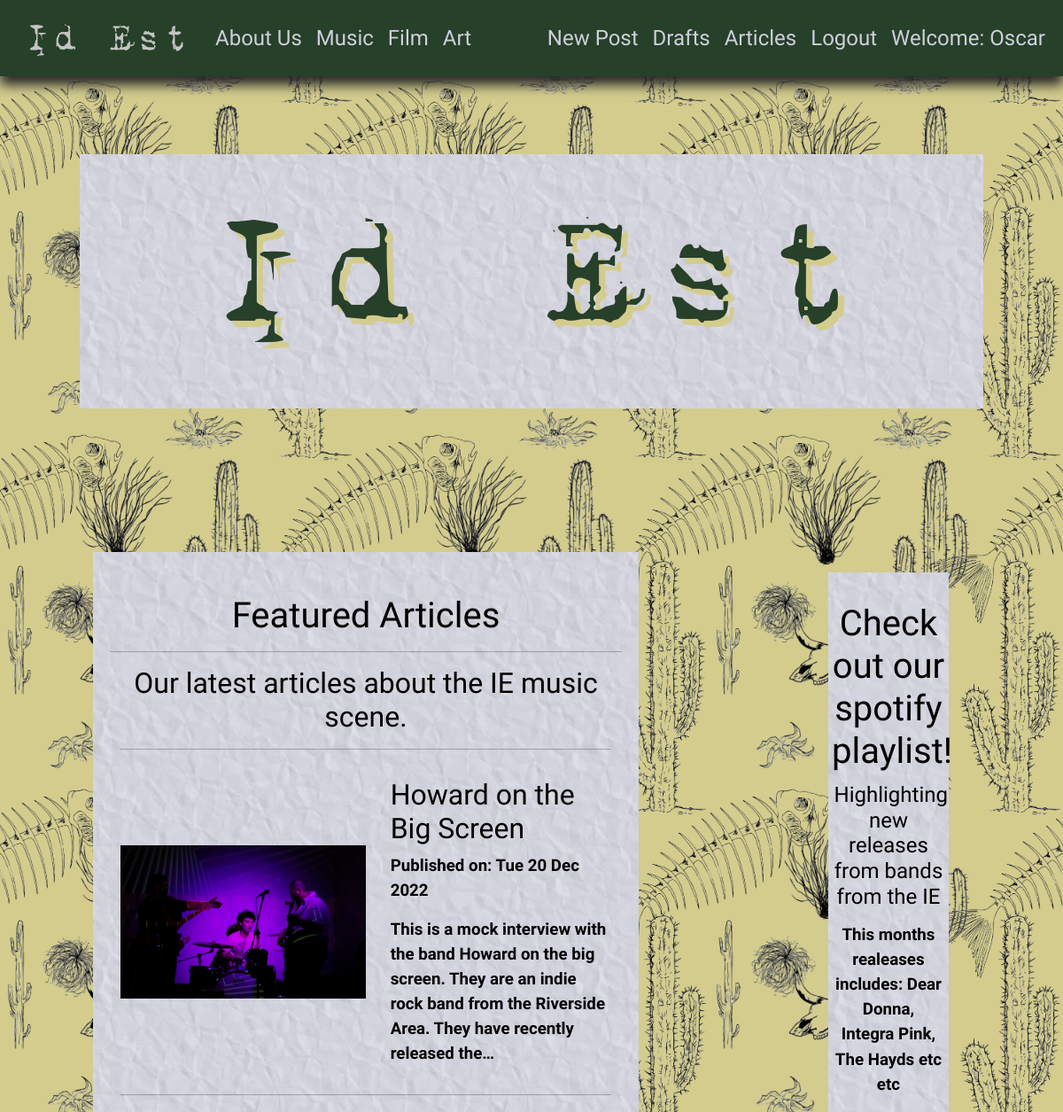
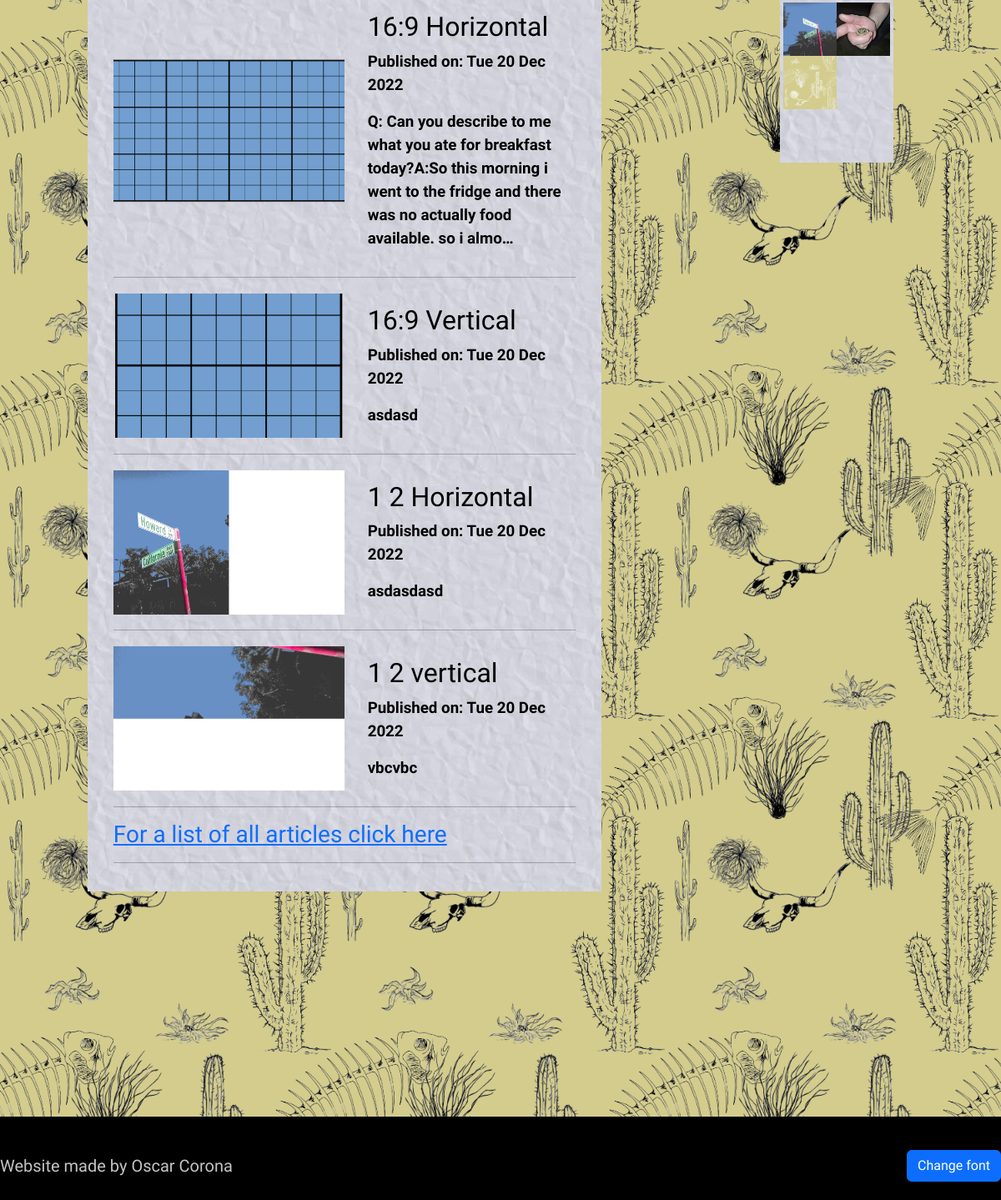
/musicindex (signed in), run on the app's committed database (2 pictures, top to bottom).
### articles/models.py (models this page shows, shortened)
class ArticlePost(models.Model):
    author = models.ForeignKey('auth.User',on_delete=models.CASCADE)
    title = models.CharField(max_length=200)
    text = models.TextField()
    create_date = models.DateTimeField(default=now)
    publish_date = models.DateField(blank=True,null=True)
    featured_image = models.ImageField(upload_to='featured_images/%Y/%m/',blank=True)

### articles/views.py (the view)
# urls.py: path("musicindex",views.MusicIndexView.as_view(),name='musicindex'),
class MusicIndexView(ListView):
    model = ArticlePost
    template_name = 'articles/music_index.html'
    context_object_name='posts'
    def get_queryset(self):
        return ArticlePost.objects.filter(publish_date__lte=now()).order_by('-publish_date')[0:5]

### articles/templates/articles/music_index.html (shortened to what this page needs)
<!DOCTYPE html>
{% extends 'articles/base.html' %}
{%load static%}
{% block body_block %}
<div class="borderimg">
    <div class="base">
        <h1><img src="{% static 'images/Logos/Logo_display_green_yellow.png' %}" style="max-width: 100%;" alt="No image"></h1>
</div></div></div>
    <div class="clear"></div>
    <div class="indexcolumn">
    <div class="container mu1">
    <div class="borderimg">
        <div class="base">
            <div class="clear"></div>
            <h1>Featured Articles</h1>
            <hr>
            <div class="container">
            <h2 style="text-align: center;">Our latest articles about the IE music scene.</h2>
            {% for post in posts %}
            <hr>
            <a href="{% url 'articles:post_detail' pk=post.pk %}" class="coollink"><div class="posts">
            <img src="{{ post.featured_image.url}}" class="round postimg" alt="no image here" >
            <div class="post" >
                <h2>{{ post.title }}</h2>
                <div class="date">
                    <p>Published on: {{post.publish_date|date:"D d M Y"}}</p>
                    <p>{{ post.text|safe|striptags|truncatechars:150 }}</p>
                </div>
            </div>
            </div></a>
        {% empty %}
            <p>No Articles to Share</p>
        {% endfor %}
            <hr>
                <h3><a href="{% url 'articles:articlelist'%}">For a list of all articles click here</a></h3>
            <hr>
            </div>
        </div>
        </div>
        </div>
    <div class="container mu2">
    <div class="borderimg">
    <div style="align-self:center;" class="base">
        <div class="clear"></div>
        <h1>Check out our spotify playlist!</h1>
        <h4 style="padding: 2%; text-align: center;">Highlighting new releases from bands from the IE</h4>
        <p style="padding: 3%;text-align: center;">This months realeases includes: Dear Donna, Integra Pink, The Hayds etc etc</p>
        <div class="imagecolumn">
            <img src="{% static 'images/playlist/California_Ave.png' %}" class="playlistimg" alt="">
            <img src="{% static 'images/playlist/froggy.jpeg' %}" class="playlistimg" alt="">
        </div>
        <div class="imagecolumn">
            <img src="{% static 'images/playlist/title_white.png' %}" class="playlistimg" alt="">
            <img src="{% static 'images/playlist/VibesAreWhoopty.jpg' %}" class="playlistimg" alt="">
        </div>
        <div class="clear"></div>
        <div class="clear"></div>
    </div></div></div>
    </div>
<div>
    <div class="clear"></div>
    <div class="clear"></div>
</div>
</body>
{% endblock %}

### articles/templates/articles/base.html (shortened to what this page needs)
<!DOCTYPE html>
{% load static %}
<html lang="en">
<head>
    <link href="https://cdn.jsdelivr.net/npm/bootstrap@5.2.3/dist/css/bootstrap.min.css" rel="stylesheet">
    <link rel="stylesheet" href="https://cdn.jsdelivr.net/npm/bootstrap-icons@1.10.2/font/bootstrap-icons.css">
    <link rel="stylesheet" href="//cdn.jsdelivr.net/npm/medium-editor@latest/dist/css/medium-editor.min.css" type="text/css" media="screen" charset="utf-8">
    <link rel="stylesheet" href='{% static "css/mystyle.css" %}'>
    <link rel="stylesheet" href="{% static 'css/article.css' %}">
</head>
<body>
    <nav class="navbar navbar-expand-lg navbar-light navbar-custom">
        <div class="container-fluid">
            <a class="navbar-brand" href="{%url 'articles:index'%} "><img src="{% static 'images/Logos/Logo_full.png' %}"
            >
            </a>
            <div class="collapse navbar-collapse" id="navbarNav">
                <ul class="navbar-nav">
                    <li class="nav-item">
                        <a class="nav-link" href="{% url 'articles:about' %}">About Us</a>
                    </li>
                    <li class="nav-item">
                        <a class="nav-link" href="{% url 'articles:musicindex' %}">Music</a>
                    </li>
                    <li class="nav-item">
                        <a class="nav-link" href="{% url 'articles:comingsoon' %}">Film</a>
                    </li>
                    <li class="nav-item">
                        <a class="nav-link" href="{% url 'articles:comingsoon' %}">Art</a>
                    </li>
                </ul>
                <ul class="navbar-nav ms-auto">
                    {% if user.is_authenticated %}
                    <li class="nav-item">
                        <a class="nav-link" href="{% url 'articles:post_new'%}">New Post</a>
                    </li>
                    <li class="nav-item">
                        <a class="nav-link" href="{% url 'articles:draft_list'%}">Drafts</a>
                    </li>
                    <li class="nav-item">
                        <a class="nav-link" href="{% url 'articles:articlelist'%}">Articles</a>
                    </li>
                    <li class="nav-item">
                        <a class="nav-link" href="{% url 'logout'%}" class="logout">Logout</a>
                    </li>
                    <li class="nav-item nav-link">
                        <a>Welcome: {{user.username}}</a>
                    </li>
                    {%else%}
                    <li class="nav-item">
                        <a href="{% url 'login'%}" class="login">Login</a>
                    </li>
                    {% endif %}
                </ul>
              </div>
        </div>
    </nav>
    <div class="clear"></div>
<div class="wrapper">
    <div class="container ">
        {% block body_block %}
        {% endblock %}
        <div class="clear"></div>
    <div class="clear"></div>
    <div class="clear"></div>
    <div class="clear"></div>
    <div class="clear"></div>
<div id="footer">
    <footer class="d-flex flex-wrap justify-content-between align-items-center py-3 my-4">
        <h5>Website made by Oscar Corona</h5>
        <h3 class="changefont btn btn-primary">Change font</h3>
    </footer>
</div>
</body>
</html>

### static/css/mystyle.css (style rules this page uses)
html { height: 100%; }
.navbar-custom { background-color: #274029; box-shadow: 0px 10px 13px #282828; -moz-box-shadow: 0px 10px 13px #282828; -webkit-box-shadow: 0px 10px 13px #282828; -khtml-box-shadow: 0px 10px 13px #282828; }
.navbar-custom .navbar-brand, .navbar-custom .navbar-text { color: #cecedd; }
.navbar-custom .navbar-nav .nav-link { color: #cecedd; font-size: 1.5em; }
.container { background-color: transparent; color: black; min-height: 100%; position: relative; }
.coollink { text-decoration: none; color: black; }
.base { background-image: url('/static/images/paper_background_blue.jpg'); background-size: 35em ; padding: 3%; }
p { font-family: 'Courier Prime', monospace; font-weight: bold; }
body { font-family: 'Special Elite', cursive; position: relative; margin: 0; padding-bottom: 4rem; min-height: 100%; }
h1 { text-align: center; }
.clear { clear: both; height: 30px; }
.post { padding-left: 5%; }
@media screen and (min-width: 1144px) { .postimg { object-fit: cover; aspect-ratio: 1.6; width:50%; align-self: center; } }
@media screen and (min-width: 1144px) { .post { width: 50%; } }
@media screen and (min-width: 1144px) { .posts { display: flex; flex-direction: row; } }
@media screen and (min-width: 1144px) { .indexcolumn { display: flex; flex-direction: row; } }
@media screen and (min-width: 1144px) { .mu1 { width: 75%; margin: 3%; } }
@media screen and (min-width: 1144px) { .mu2 { width: 25%; margin: 5%; } }
@media screen and (min-width: 1144px) { .playlistimg { width: 50%; } }
@media screen and (min-width: 1144px) { p { font-size: 1.17em; } }
@media screen and (min-width: 1144px) { body { background-image: url('/static/images/title_black.png'); background-size: 25em; } }
@media screen and (min-width: 1144px) { .borderimg { border: 3em solid transparent; border-image: url('/static/images/burned_paper.png') 150 round; } }
.imagecolumn { display: flex; flex-direction: row; }
#footer { position: absolute; right: 0; bottom: 0; left: 0; height:100px; width: 100%; background-color: black; }
footer { color: #c4c4c4; font-size: 0.5em; text-align: end; width: 100%; }
.wrapper { padding: 10px; }

### data on the page
ArticlePost: featured_image (picture), title "Howard on the Big Screen", publish_date "Tue 20 Dec 2022", text "This is a mock interview with the band Howard on the big screen. They are an indie rock band from the Riverside Area. They have recently released the…"
ArticlePost: featured_image (picture), title "16:9 Horizontal", publish_date "Tue 20 Dec 2022", text "Q: Can you describe to me what you ate for breakfast today?A:So this morning i went to the fridge and there was no actually food available. so i almo…"
ArticlePost: featured_image (picture), title "16:9 Vertical", publish_date "Tue 20 Dec 2022", text "asdasd"
ArticlePost: featured_image (picture), title "1 2 Horizontal", publish_date "Tue 20 Dec 2022", text "asdasdasd"
ArticlePost: featured_image (picture), title "1 2 vertical", publish_date "Tue 20 Dec 2022", text "vbcvbc"

### other printed values
{{ user.username }} "Oscar"
